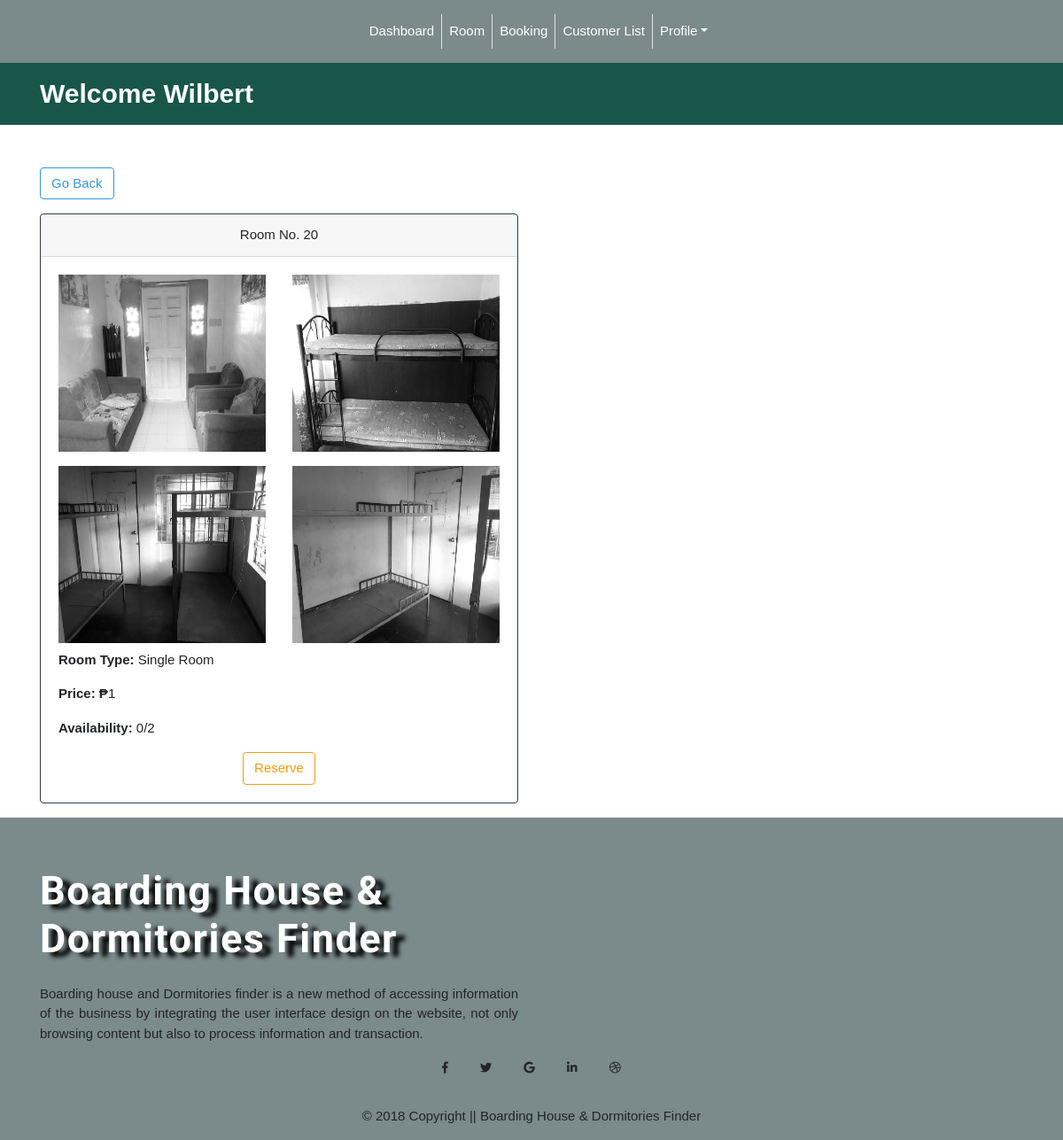
/customer/show_room.php?id=20180001 (signed in), run on the app's committed database.
### tables this page shows
CREATE TABLE IF NOT EXISTS `rooms` (
  `room_id` int(11) NOT NULL,
  `house_id` int(11) NOT NULL,
  `room_type` int(11) NOT NULL,
  `room_number` varchar(10) NOT NULL,
  `room_price` varchar(255) NOT NULL,
  `room_customer_no` int(11) NOT NULL,
  `availability` varchar(255) NOT NULL,
  `room_pic_1` varchar(255) NOT NULL,
  `room_pic_2` varchar(255) NOT NULL,
  `room_pic_3` varchar(255) NOT NULL,
  `room_pic_4` varchar(255) NOT NULL,
  `updated_date` varchar(255) NOT NULL,
  `created_date` varchar(255) NOT NULL
);

### customer/show_room.php (the view, shortened to what this page needs)
<?php
	function display_content(){
		require '../condb.php';
		$id = $_GET['id'];
		?>
		<div class="container">
		<a href="house.php?id=<?php echo $id?>" class="btn btn-outline-info mt-5 mb-3">Go Back</a>
		<div class="row">
			<div class="col-sm-12">
				<div class="row">
				<?php
				$sql3 = "SELECT * FROM rooms WHERE house_id = '$id' ORDER BY room_id DESC";
				$results3 = mysqli_query($conn, $sql3);
				while ($row3 = mysqli_fetch_assoc($results3)) {
					extract($row3);
				?>
				<div class="col-sm-6">
				<div class="card border-primary mb-3">
				  <div class="card-header text-center">Room No. <?php echo $room_number?></div>
				  <div class="card-body">
				  	<div class="gallery-rooms">
				  		<div class="row">
				  			<div class="col-sm-6">
						  		<a href="<?php echo $room_pic_1 ?>" data-lightbox="mygallery"><img  class ="gallery-rooms-img img-fluid" src="<?php echo $room_pic_1 ?>"></a>
				  			</div>
	  			  			<div class="col-sm-6 mb-3">
	  					  		<a href="<?php echo $room_pic_2 ?>" data-lightbox="mygallery"><img  class ="gallery-rooms-img img-fluid" src="<?php echo $room_pic_2 ?>"></a>
	  			  			</div>
		  			  			<div class="col-sm-6">
		  					  		<a href="<?php echo $room_pic_3 ?>" data-lightbox="mygallery"><img  class ="gallery-rooms-img img-fluid" src="<?php echo $room_pic_3 ?>"></a>
		  			  			</div>
		  			  			<div class="col-sm-6">
		  					  		<a href="<?php echo $room_pic_4 ?>" data-lightbox="mygallery"><img  class ="gallery-rooms-img img-fluid" src="<?php echo $room_pic_4 ?>"></a>
		  			  			</div>
				  		</div>
				  	</div>
				  	<?php
				  	if ($room_type = 1 ) {
				  		?>
				    	<p class="mt-2"><span class="room-type">Room Type:</span> Single Room</p>
				  		<?php
				  	}else{
				  		?>
				    	<p class="mt-2"><span class="room-type">Room Type:</span> Double Room</p>
				  		<?php
				  	}
				  	?>
				  	<p class="mt-1"><span class="room-price">Price: &#8369</span><?php echo $room_price ?> </p>
				  	<p><span class="room-availability">Availability: </span><span><?php echo $room_customer_no;?></span><span>/</span><?php echo $availability; ?> </p>
				  	<div class="row">
				  		<div class="col-sm-12 text-center">
				  			<?php
				  			$customer_id = $_SESSION['user_id'];
				  			if ($availability > $room_customer_no) {
				  			$reserve = "SELECT * FROM reservations WHERE customer_id = '$customer_id'";
				  			$reserve_results = mysqli_query($conn, $reserve);
				  			$reserve_row = mysqli_num_rows($reserve_results);
				  			if ($reserve_row >= 1) {
				  				?>
				  				<h6>You Already Reserve a Room</h6>
				  				<?php
				  			}else{
				  			?>
				  			<form method="POST" action="reservation.php?room=<?php echo $room_id?>">
				  			<input type="submit" value="Reserve" class="btn btn-outline-warning" name="goToreservation">
				  			</form>
				  		<?php
				  		}
				  	}else{
				  		?>
				  		<h6>This Room is full</h6>
				  		<?php
				  	}
				  		?>
				  		</div>
				  	</div>
				  </div>
				</div>
				</div>
				<?php
				};
				?>
				</div>
			</div>
		</div>
		</div>
		<?php
	}
	require '../template.php';
?>

### assets/css/style.css (style rules this page uses)
* { margin: 0; padding: 0; box-sizing: border-box; }
html,body { font-family: 'Moserrat', sans-serif; }
img.gallery-rooms-img { width: 300px; height: 200px; filter: grayscale(100%); transition: 1s; }
span.room-type, .room-price, .room-availability { font-weight: bold; }

### data on the page
rooms: room_number "20", room_pic_1 (picture), room_pic_2 (picture), room_pic_3 (picture), room_pic_4 (picture), room_price "1", room_customer_no "0", availability "2"

### other printed values
$_SESSION['fname'] "Wilbert"
